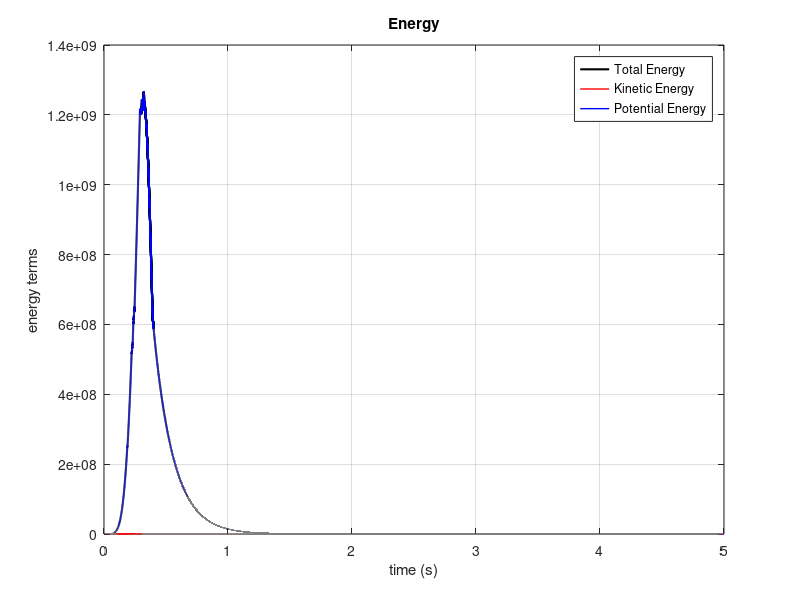
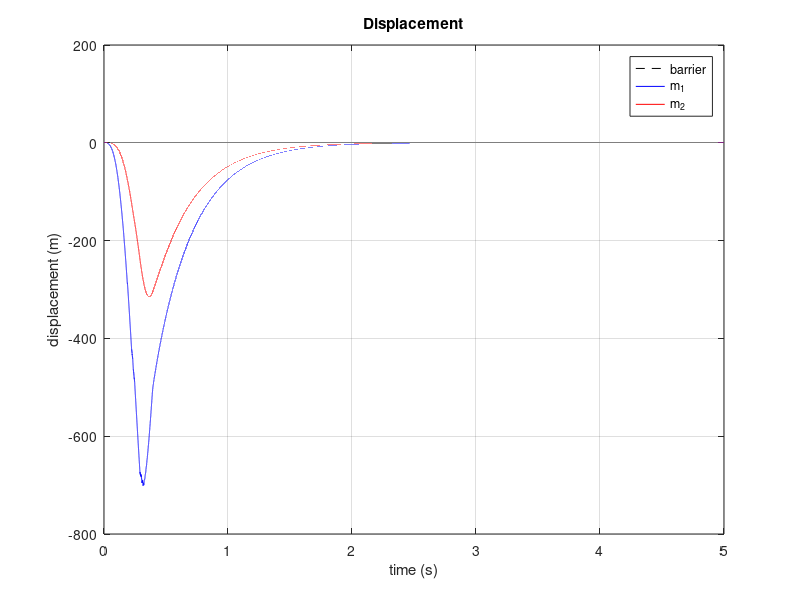
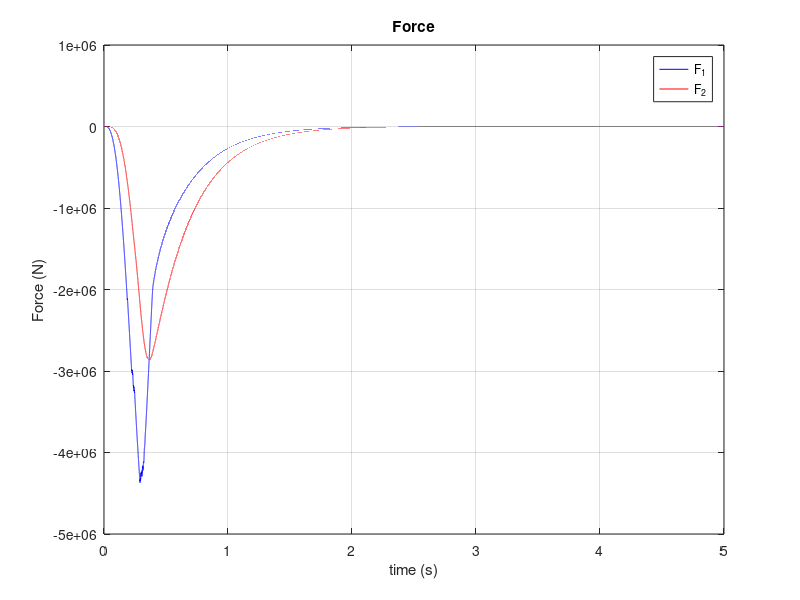
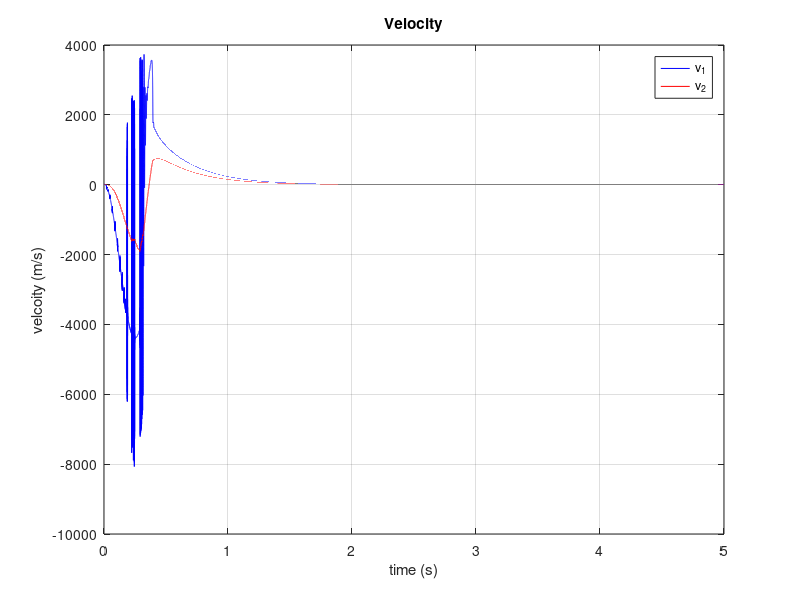

Reproduce these figures in MATLAB, in order.
% 2 - mass Collision Oscillator with Damping

clear;

soundtype = 2; % 1:displacement, 2:velocity, 3:force

fs = 44100; % sample rate (Hz)
T = 1/fs; % time period (s)
dur = 5; % duration of signal (s)
Ns = floor(dur*fs); % number of samples
t = (0:Ns-1)*T; % time vector

FAC = 1;
k1 = 1e4*FAC;
m1 = 0.013;
k2 = 9.1e3*FAC;
m2 = 0.011;

kc = 1e7;
alp = 1.3;

r1 = 0.1;
r2 = 0.1;
%rc = zeros(1,Ns);
rc = 1150*ones(1,Ns);

a1 = 0.25*k1*(T^2)/m1;
a2 = 0.5*(T^2)/m1;
a3 = 0.25*k1*(T^2)/m2;
a4 = 0.25*k2*(T^2)/m2;

EPSIL = 1e-10;

um = [0; 0];
u = [0; 0];
psim = [0; 0];
psi = [0; 0];
psip = [0; 0];

omega = 2*pi*2;
%ub_sig = zeros(1,Ns);
ub_sig = -0.1*cos(omega*t)+0.099;
%ub_sig = -0.1*triang(Ns);
%ub_sig = -0.1*ones(1,Ns);
%ub_sig = -0.001*(1-hann(Ns)');

ubm = 0;
ube = 0;
ubp = 0;

out1 = zeros(1,Ns); % output vector
out2 = zeros(1,Ns);
outg = zeros(1,Ns);
out1v = zeros(1,Ns);
out2v = zeros(1,Ns);
outF1 = zeros(1,Ns);
outF2 = zeros(1,Ns);
outA1 = zeros(1,Ns);
outA2 = zeros(1,Ns);

KE = zeros(1,Ns); % kinetic energy
PE = zeros(1,Ns); % potential energy

for n=1:Ns
    
    ub = 1*ub_sig(n);
    r1c = r1+rc(n);
    r2c = r2+rc(n);
    ar1 = 0.5*r1c*T/m1;
    ar2 = 0.5*r2c*T/m2;
        
    M00 = [1+a1+ar1 -a1; -a3 1+a3+a4+ar2];
    M1 = [2*(1-a1) 2*a1; 2*a3 2*(1-a3-a4)];
    M2 = [-2*(1+a1) 2*a1; 2*a3 -2*(1+a3+a4)];
    
    M00inv = (1/((1+a1+ar1)*(1+a3+a4+ar2)-a1*a3)) * [1+a3+a4+ar2 a1; a3 1+a1+ar1];
    s0 = M00inv*M1*u + M00inv*M2*um;
    if u(1)-ub>0 && kc>0 
        g1 = sqrt(0.5*kc*(alp+1)*(u(1)-ub)^(alp-1));
    else
        g1 = 2*(-psim(1)*s0(1))/(s0(1)^2 + EPSIL);
    end 
    
    g = [g1; 0];
    
    M0 = [1+a1+0.5*(g(1)^2)*a2+ar1 -a1; -a3 1+a3+a4+ar2];
    M3 = [-a2*(2*psim(1)-0.5*g1*(ubp-ubm)) 0; 0 0];
    
    M0inv = (1/((1+a1+0.5*(g(1)^2)*a2+ar1)*(1+a3+a4+ar2)-a1*a3)) * [1+a3+a4+ar2 a1; a3 1+a1+0.5*(g(1)^2)*a2+ar1];
    s = M0inv*M1*u + M0inv*M2*um + M0inv*M3*g;
    
    up = s + um;
    psip(1) = psim(1) + 0.5*g(1)*(s(1)-ubp+ubm);

    out1(n) = u(1);
    out2(n) = u(2);
    outg(n) = g(1);
    out1v(n) = 0.5*(up(1)-um(1))/T;
    out2v(n) = 0.5*(up(2)-um(2))/T;
    outF1(n) = k1*(u(1)-u(2));
    outF2(n) = k2*u(2);
    
    KE(n) = 0.5*m1*(((up(1)-u(1))/T)^2) + 0.5*m2*(((up(2)-u(2))/T)^2);
    PE(n) = k1*((up(1)-up(2)+u(1)-u(2))^2)/8 + k2*((up(2)+u(2))^2)/8 + 0.5*(psip(1)^2);
        
    um = u;
    u = up;
    psim = psi;
    psi = psip;
    ubm = ub;
    ub = ubp;
    
end

if soundtype == 1 
    y1 = out1;
    y2 = out2;
elseif soundtype == 2
    y1 = out1v;
    y2 = out2v;
else
    y1 = outF1;
    y2 = outF2;
end

soundsc([y1; y2],fs);

TE = PE + KE;

% energy terms plot
figure(1);
clf;
plot(t,TE,'k-','Linewidth',1.5);
hold on;
plot(t,KE,'r-','Linewidth',1.0);
plot(t,PE,'b-','Linewidth',1.0);
hold off;
xlabel('time (s)');
ylabel('energy terms');
title('Energy');
grid;
legend('Total Energy','Kinetic Energy','Potential Energy','Location','northeast');

%figure(2);
%clf;

%subplot(3,1,1);
%plot(t,ub,'k--');
%hold on;
%plot(t,out1,'b-',t,out2,'r-');
%hold off;
%xlabel('time (s)');
%ylabel('displacement (m)');
%grid;
%legend('barrier','m_1','m_2');

%subplot(3,1,2);
%plot(t,outF1,'b-',t,outF2,'r-');
%hold off;
%xlabel('time (s)');
%ylabel('Force (N)');
%grid;
%legend('F_1','F_2');

%subplot(3,1,3);
%plot(t,out1v,'b-',t,out2v,'r-');
%hold off;
%xlabel('time (s)');
%ylabel('velcoity (m/s)');
%grid;
%legend('v_1','v_2');

figure(2);
clf;
plot(t,ub_sig,'k--');
hold on;
plot(t,out1,'b-',t,out2,'r-');
hold off;
xlabel('time (s)');
ylabel('displacement (m)');
grid;
legend('barrier','m_1','m_2');
title('Displacement');

figure(3);
clf;
plot(t,outF1,'b-',t,outF2,'r-');
hold off;
xlabel('time (s)');
ylabel('Force (N)');
grid;
legend('F_1','F_2');
title('Force');

figure(4);
clf;
plot(t,out1v,'b-',t,out2v,'r-');
hold off;
xlabel('time (s)');
ylabel('velcoity (m/s)');
grid;
legend('v_1','v_2');
title('Velocity');

figure(5);
clf;
plot(t,outg);
xlabel('time (s)');
ylabel('g');
title('g');
grid;